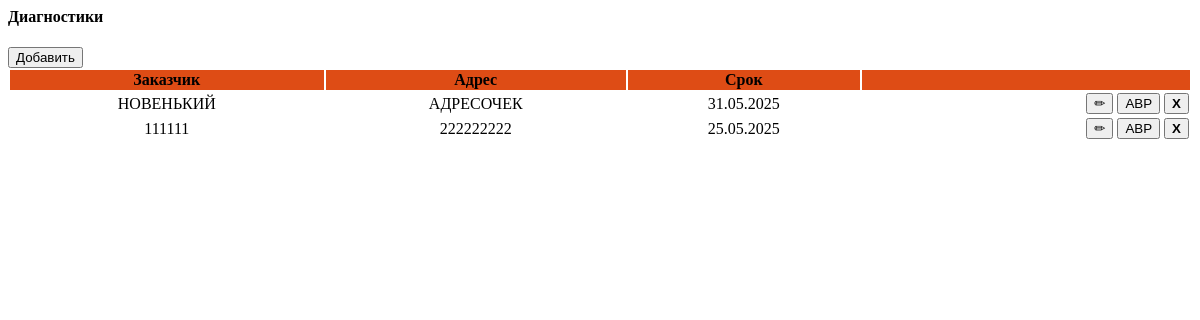
The app's page /diagnostic/, older data.
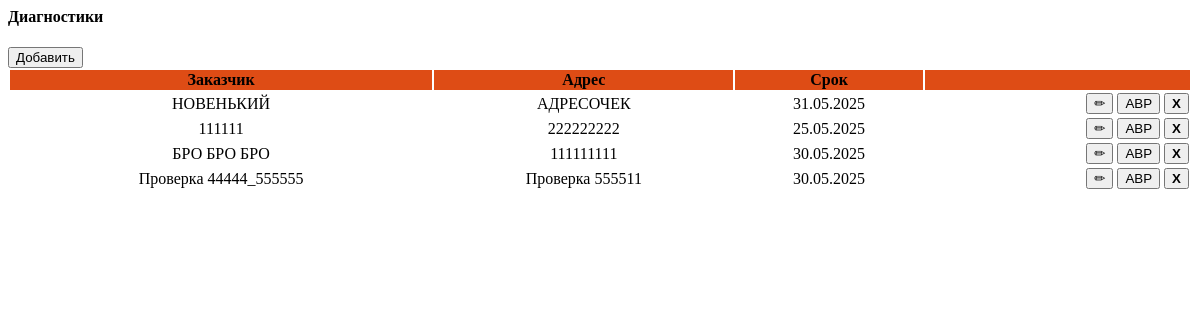
The same page, newer data.
### LIFTEH/models.py (models this page shows, shortened)
class Diagnostic(models.Model):
    object = models.ForeignKey(
        Object, on_delete=models.CASCADE, related_name='diagnostics')
    insert_date = models.DateTimeField('Дата ввода', default=timezone.now)
    end_date = models.DateTimeField('Дата окончания', default=timezone.now)
    fact_date = models.DateTimeField('Дата проведения', null=True, blank=True)
    result = models.IntegerField('Результат', null=True, blank=True)

class Object(models.Model):
    customer = models.CharField(max_length=255, default='')
    address = models.CharField(max_length=255, default='')
    model = models.CharField(max_length=255, default='')
    work = models.CharField(max_length=20, default='')
    phone = models.CharField(max_length=20, default='')
    name = models.CharField(max_length=255, default='')
    M1 = models.DecimalField(max_digits=12, decimal_places=2, null=True)
    M2 = models.DecimalField(max_digits=12, decimal_places=2, null=True)
    M3 = models.DecimalField(max_digits=12, decimal_places=2, null=True)
    M4 = models.DecimalField(max_digits=12, decimal_places=2, null=True)
    M5 = models.DecimalField(max_digits=12, decimal_places=2, null=True)
    M6 = models.DecimalField(max_digits=12, decimal_places=2, null=True)
    M7 = models.DecimalField(max_digits=12, decimal_places=2, null=True)
    M8 = models.DecimalField(max_digits=12, decimal_places=2, null=True)
    M9 = models.DecimalField(max_digits=12, decimal_places=2, null=True)
    M10 = models.DecimalField(max_digits=12, decimal_places=2, null=True)
    M11 = models.DecimalField(max_digits=12, decimal_places=2, null=True)
    M12 = models.DecimalField(max_digits=12, decimal_places=2, null=True)

### LIFTEH/views.py (the view)
# urls.py: path('diagnostic/', DiagnosticView.as_view(), name='diagnostic'),
class DiagnosticView(TemplateView):
    template_name = 'diagnostic.html'
    def get_context_data(self, **kwargs):
        context = super().get_context_data(**kwargs)
        context['diagnostics'] = Diagnostic.objects.filter(
            fact_date__isnull=True
        ).select_related('object')
        return context

### LIFTEH/templates/diagnostic.html (shortened to what this page needs)
<div class="card mb-4">
  <div class="card-header d-flex">
    <div>
      <h4>Диагностики</h4>
    </div>
    <div class="col d-flex justify-content-end align-items-center">
      <button type="button" class="btn btn-primary delete"
        onclick="loadModalForm('{% url 'diagnostic_add' %}', 'Добавить диагностику')">
          Добавить
      </button>
    </div>
  </div>
  <div class="card-body" style="padding: 0px; min-height: 50px;">
    <table class="table-hover" style="width: 100%;">
      <thead class="table-light">
        <tr style="background-color: #de4c15;">
          <th style="text-align: center;">Заказчик</th>
          <th style="text-align: center;">Адрес</th>
          <th class="delete" style="text-align: center;">Срок</th>
          <th></th>
        </tr>
      </thead>
      <tbody>
        {% for diagnostic in diagnostics %}
        <tr>
          <td style="text-align: center;">{{ diagnostic.object.customer|default:"-" }}</td>
          <td style="text-align: center;">{{ diagnostic.object.address|default:"-" }}</td>
          <td class="delete" style="text-align: center;">{{ diagnostic.end_date|date:"d.m.Y" }}</td>
          <td style="text-align: end;">
            <div class="btn-group btn-group" style="gap: 2px;">
              <button onclick="loadModalForm('{% url 'diagnostic_edit' pk=diagnostic.id %}', 'Редактирование диагностики')"
                class="btn btn-secondary">✏
              </button>
              <button onclick="loadModalForm('{% url 'avr_add' pk=diagnostic.object.id %}', 'Добавление АВР')"
              class="btn btn-success">АВР</button>
              <button onclick="confirmDelete('{% url 'diagnostic_delete' pk=diagnostic.id %}', '{{ diagnostic.id }}')"
                  class="btn btn-danger delete">
                <strong>X</strong>
              </button>
            </div>
          </td>
        </tr>
        {% empty %}
        <tr>
          <td colspan="7" style="text-align: center;">Нет данных о диагностике</td>
        </tr>
        {% endfor %}
      </tbody>
    </table>
  </div>
</div>

Row changes from the older to the newer data that the page shows:
added Diagnostic: object.customer "БРО БРО БРО", object.address "111111111", end_date "30.05.2025"
added Diagnostic: object.customer "Проверка 44444_555555", object.address "Проверка 555511", end_date "30.05.2025"
